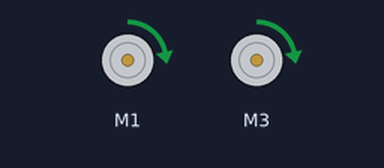
The sketch below on a simulated Arduino Uno, built with avr-gcc and run on an emulated ATmega328P. Shown: 2 × DC motor (green arrow = forward, orange = backward, longer = faster).

Above: at 0.1 s.
Timing chart, 0 to 1.6 s (numbered marks = the images above):
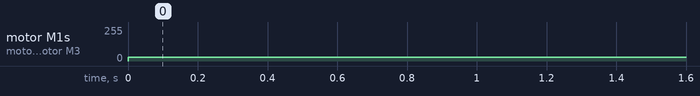

Measured:
- by itself, motor M1, motor M3: stopped → forward 30/255 at 0.00 s

The sketch:

motor.ino
```cpp
#include <Wire.h>
#include <Adafruit_MotorShield.h>
#include <utility/Adafruit_MS_PWMServoDriver.h>

// Create a Motor Shield object
Adafruit_MotorShield AFMS = Adafruit_MotorShield();

// Create motor objects
Adafruit_DCMotor* leftMotor = AFMS.getMotor(1);
Adafruit_DCMotor* rightMotor = AFMS.getMotor(3);

void setup() {
  // Setup the Motor Shield
  AFMS.begin();
  leftMotor->setSpeed(0);
  rightMotor->setSpeed(0);


}

void loop() {

  leftMotor->run(FORWARD);
  rightMotor->run(FORWARD);
  leftMotor->setSpeed(30);
  rightMotor->setSpeed(30);
}
```
